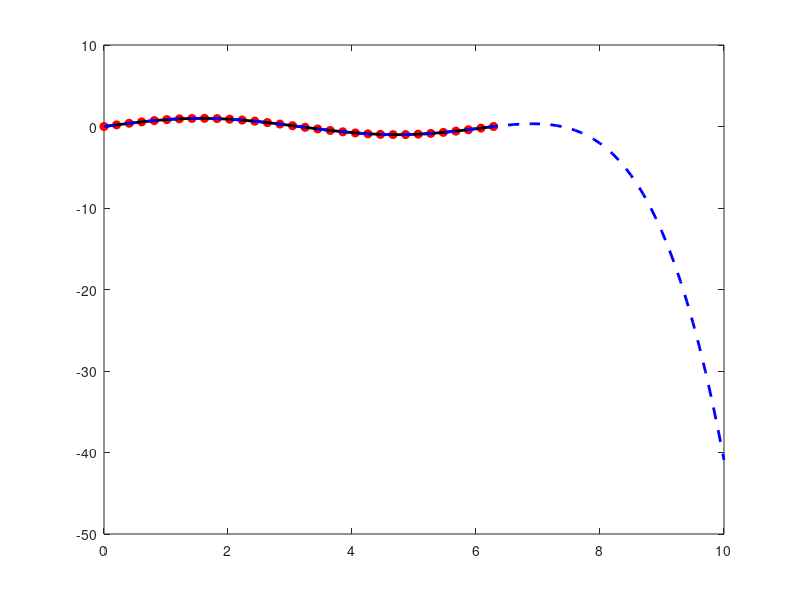

This chart was generated by the following MATLAB code:
clear all;
close all;
clc;

% Discrete representation 
n = 32;
t = linspace(0,2*pi,n);
f = sin(t);

%% polynomail reconstruction
p_order = 5;
coeff = polyfit(t,f,p_order);
f_rec = polyval(coeff,t);

t_ext = linspace(0,10,101);
f_rec_ext = polyval(coeff,t_ext);

% Plotting
plot(t,f,'or','LineWidth',0.5,'MarkerFaceColor','r')
hold on;
plot(t,f_rec,'-k','LineWidth',2)
plot(t_ext,f_rec_ext,'--b','LineWidth',2)